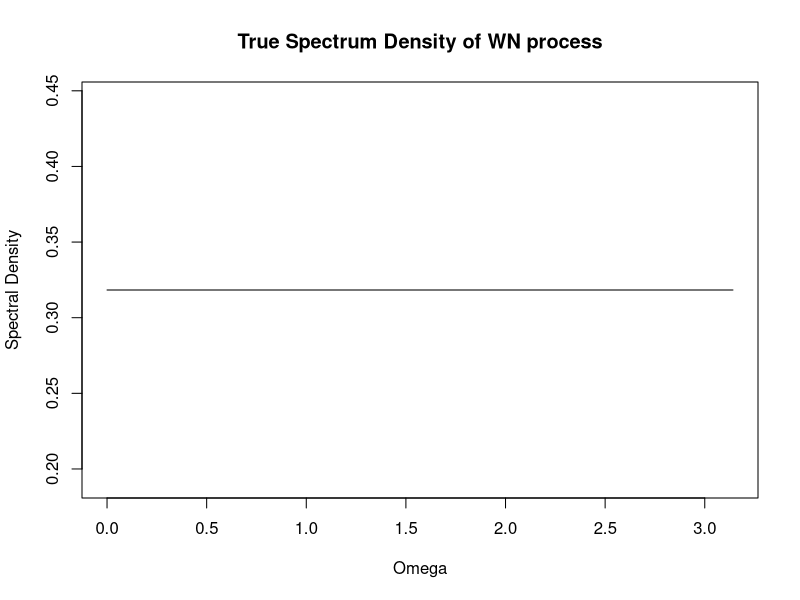
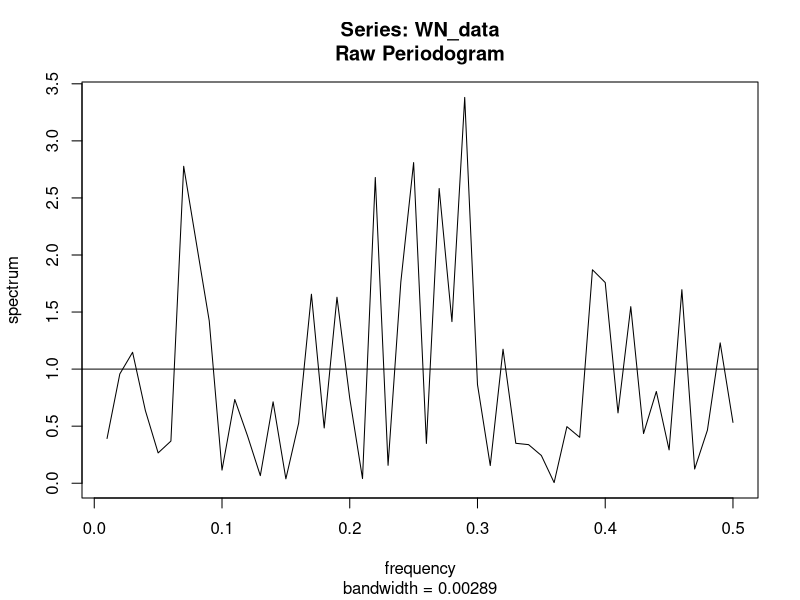
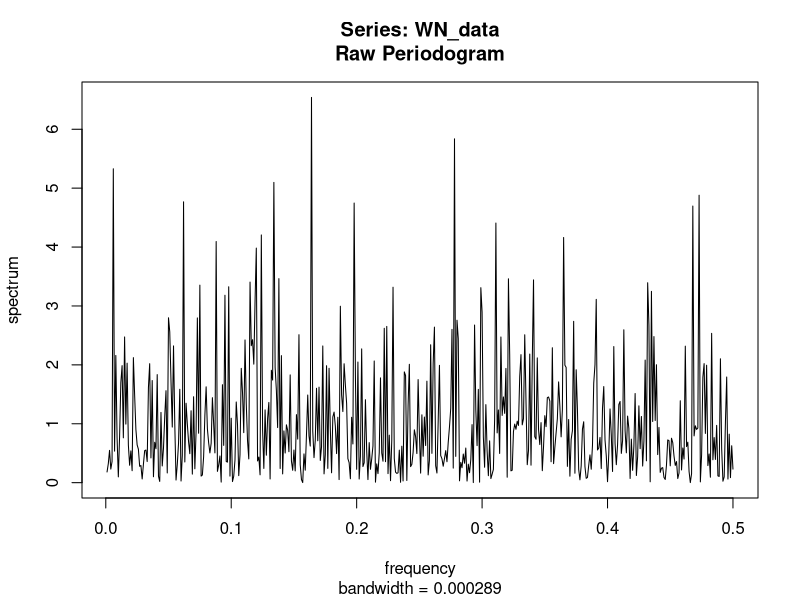
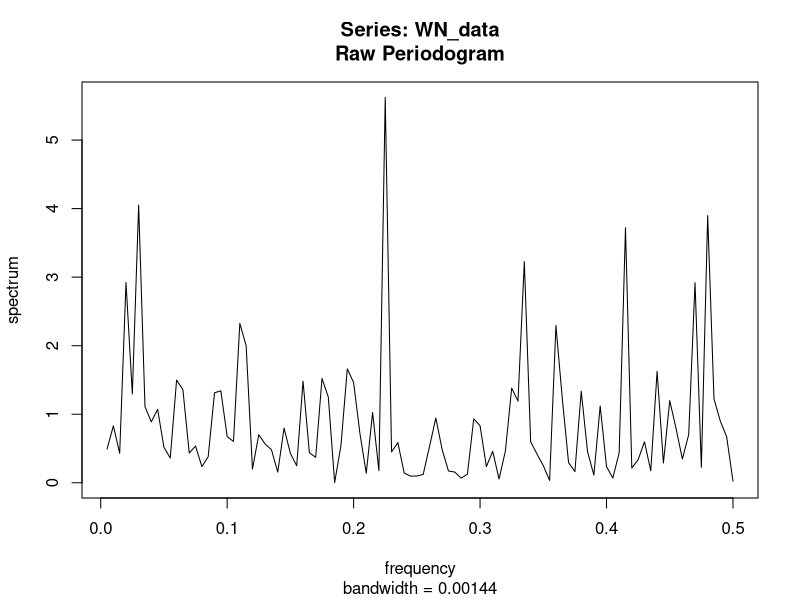
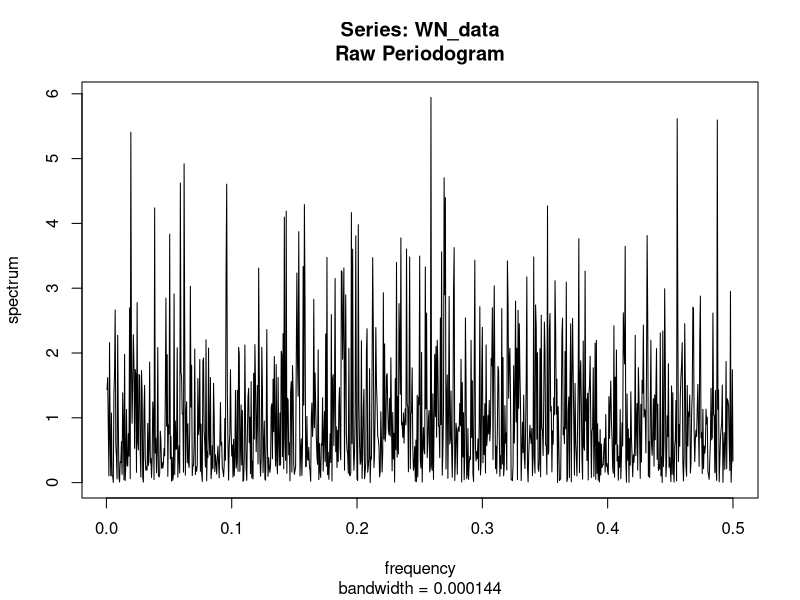
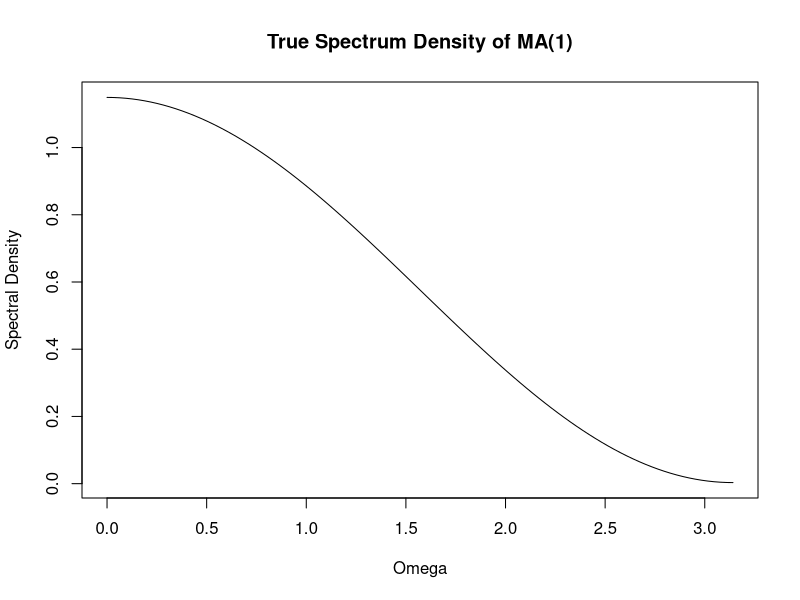
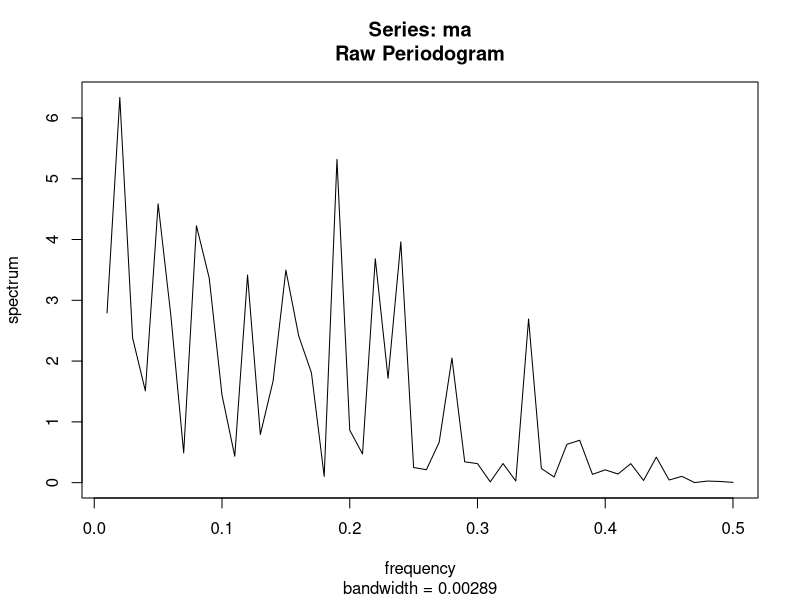
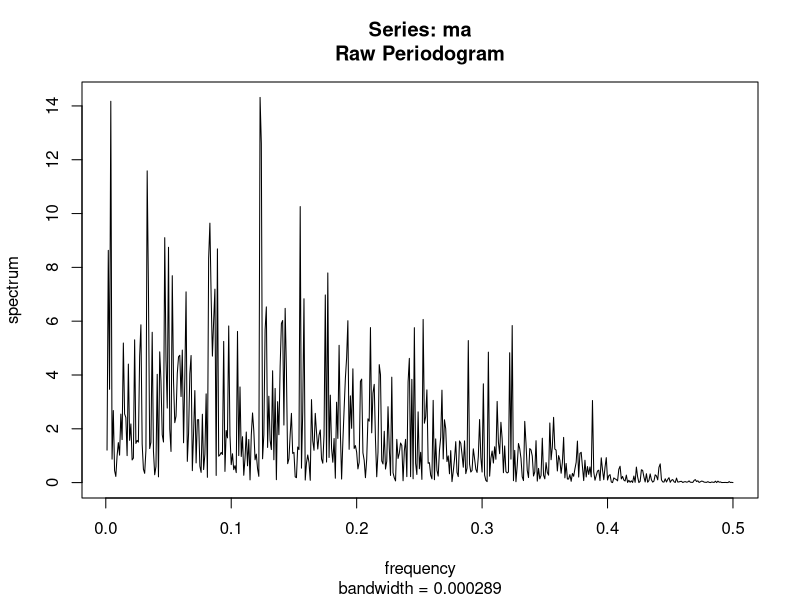

Reproduce these figures in R, in order.
## ---- chunk 1
knitr::opts_chunk$set(echo = TRUE)
library(tidyverse)
library(knitr)
library(tseries)
library(zoo)
## ---- chunk 2
omega <- seq(0, pi, length=100)
y <- dunif(omega, min = 0, max = pi)
plot(omega, y, 
     type = 'l',
     main = "True Spectrum Density of WN process",
     ylab = "Spectral Density",
     xlab = "Omega")
## ---- chunk 3
n = 100
WN_data <- ts(rnorm(n,0,1))
spec.pgram(WN_data, log = "no")
abline(a = 1, b =0)
## ---- chunk 4
n = 1000
WN_data <- ts(rnorm(n,0,1))
spec.pgram(WN_data, log = "no")
## ---- chunk 5
n = 200
WN_data <- ts(rnorm(n,0,1))
spec.pgram(WN_data, log = "no")
n = 2000
WN_data <- ts(rnorm(n,0,1))
spec.pgram(WN_data, log = "no")
## ---- chunk 6
f_omega <- function(omega,beta = 0.9,simga = 1) {
  f_star = (1/pi)*(1 + (2*beta*cos(omega))/(1+beta^2))
  f = (1+beta^2)*simga^2*f_star
  return(f)
}
curve(f_omega,
      from = 0,
      to = pi,
      main = "True Spectrum Density of MA(1)",
      ylab = "Spectral Density",
      xlab = "Omega")
## ---- chunk 7
ma <- arima.sim(n = 100, model = list(ma = c(0.9)), sd = sqrt(1))
spec.pgram(ma, log = "no")
## ---- chunk 8
ma <- arima.sim(n = 1000, model = list(ma = c(0.9)), sd = sqrt(1))
spec.pgram(ma, log = "no")
## ---- chunk 9
ma <- arima.sim(n = 200, model = list(ma = c(0.9)), sd = sqrt(1))
spec.pgram(ma, log = "no")
ma <- arima.sim(n = 2000, model = list(ma = c(0.9)), sd = sqrt(1))
spec.pgram(ma, log = "no")
## ---- chunk 10
f_omega <- function(omega) {
  f = 1/(pi*(1 + 1.6*cos(omega) + 0.8^2))
  return(f)
}
curve(f_omega,
      from = 0,
      to = pi,
      main = "True Spectrum Density of AR(1)",
      ylab = "Spectral Density",
      xlab = "Omega")
## ---- chunk 11
ar <- arima.sim(n = 100, model = list(ar = c(-0.8)), sd = sqrt(1))
spec.pgram(ar, log = "no")
## ---- chunk 12
ar <- arima.sim(n = 1000, model = list(ar = c(-0.8)), sd = sqrt(1))
spec.pgram(ar, log = "no")
## ---- chunk 13
ar <- arima.sim(n = 2000, model = list(ar = c(-0.8)), sd = sqrt(1))
spec.pgram(ar, log = "no")
ar <- arima.sim(n = 5000, model = list(ar = c(-0.8)), sd = sqrt(1))
spec.pgram(ar, log = "no")
